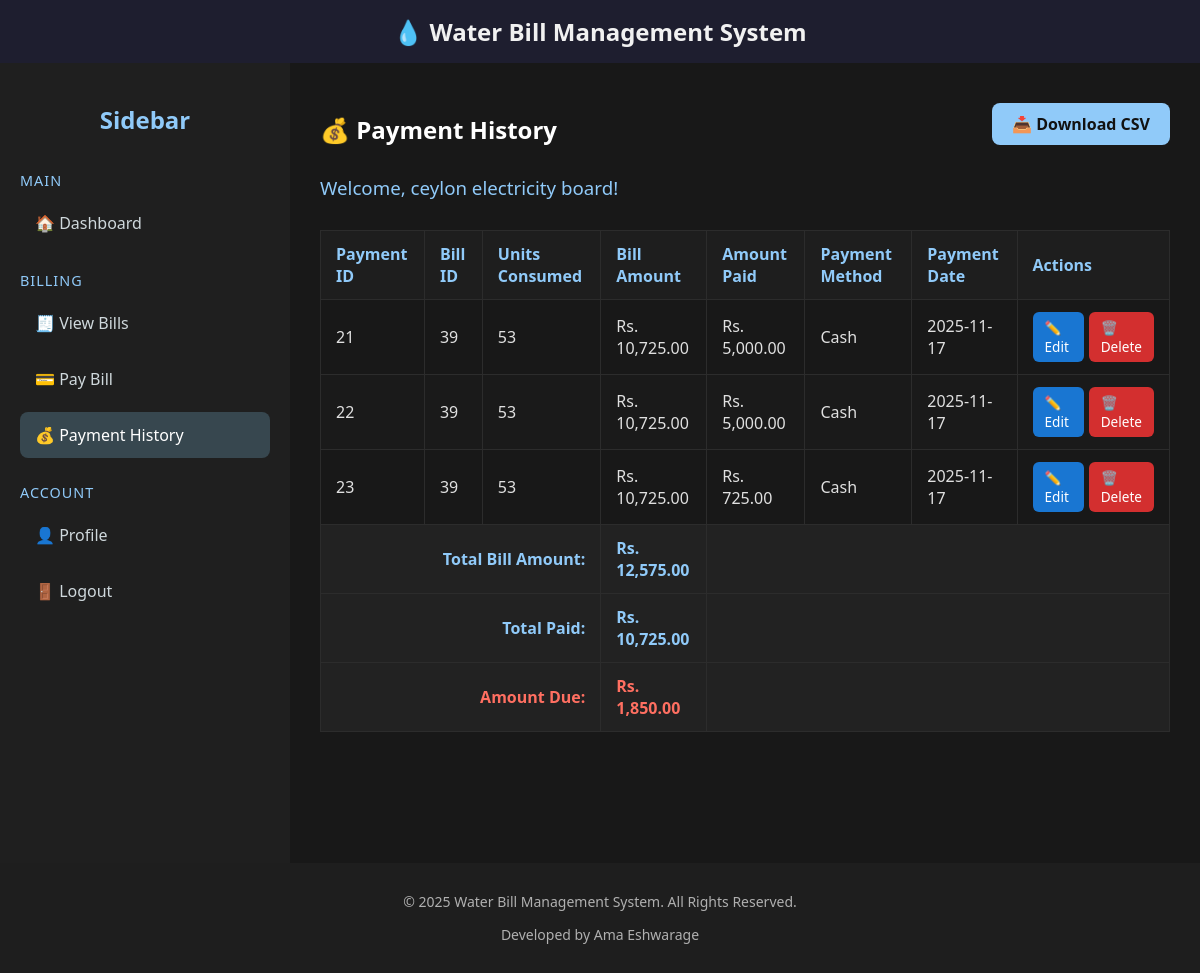
Page /payment_history.php (signed in) on the committed database.
### tables this page shows
CREATE TABLE `payments` (
  `payment_id` int(11) NOT NULL,
  `bill_id` int(11) NOT NULL,
  `customer_id` int(11) NOT NULL,
  `amount` decimal(10,2) NOT NULL,
  `method` enum('cash','card','online') DEFAULT 'cash',
  `payment_date` date NOT NULL,
  `created_at` timestamp NOT NULL DEFAULT current_timestamp()
);

CREATE TABLE `bills` (
  `id` int(11) NOT NULL,
  `customer_id` int(11) NOT NULL,
  `meter_reading_id` int(11) NOT NULL,
  `bill_date` date NOT NULL,
  `due_date` date NOT NULL,
  `amount` decimal(10,2) NOT NULL,
  `units_consumed` int(11) NOT NULL DEFAULT 0,
  `status` enum('paid','unpaid') DEFAULT 'unpaid',
  `created_at` timestamp NOT NULL DEFAULT current_timestamp()
);

### functions.php (called while the page is built, shortened)
<?php
function formatCurrency($amount) {
    return "Rs. " . number_format($amount, 2);
}
?>

### payment_history.php (the view, shortened to what this page needs)
<?php
require_once("../config.php");
$customer_id = $_SESSION['user_id'];
require_once("../includes/header.php");
require_once("../includes/functions.php");
$nameSql = "SELECT name FROM customer WHERE customer_id=?";
$stmtName = $conn->prepare($nameSql);
$stmtName->bind_param("i", $customer_id);
$stmtName->execute();
$stmtName->bind_result($customerName);
$customerName = $customerName ?? "Customer";
$sql = "SELECT p.*, b.units_consumed, b.amount AS bill_amount
        FROM payments p
        JOIN bills b ON p.bill_id = b.id
        WHERE p.customer_id=?
        ORDER BY p.payment_date DESC";
$stmt = $conn->prepare($sql);
$stmt->bind_param("i", $customer_id);
$stmt->execute();
$result = $stmt->get_result();
$totalSql = "SELECT COALESCE(SUM(amount), 0) as total_bills FROM bills WHERE customer_id=?";
$totalStmt = $conn->prepare($totalSql);
$totalStmt->bind_param("i", $customer_id);
$totalStmt->execute();
$totalStmt->bind_result($totalBills);
$paidSql = "SELECT COALESCE(SUM(amount), 0) as total_paid FROM payments WHERE customer_id=?";
$paidStmt = $conn->prepare($paidSql);
$paidStmt->bind_param("i", $customer_id);
$paidStmt->execute();
$paidStmt->bind_result($totalPaid);
?>
<div class="dashboard-wrapper">
    <div class="sidebar">
        <h2>Sidebar</h2>
        <div class="section-title">Main</div>
        <a href="dashboard.php">🏠 Dashboard</a>
        <div class="section-title">Billing</div>
        <a href="view_bills.php">🧾 View Bills</a>
        <a href="pay_bill.php">💳 Pay Bill</a>
        <a href="payment_history.php" class="active">💰 Payment History</a>
        <div class="section-title">Account</div>
        <a href="profile.php">👤 Profile</a>
        <a href="../auth/logout.php">🚪 Logout</a>
    </div>
    <div class="main-content">
        <div class="page-header">
            <h2>💰 Payment History</h2>
            <?php if ($result->num_rows > 0): ?>
                <a href="?download=csv" class="download-btn">
                    📥 Download CSV
                </a>
            <?php endif; ?>
        </div>
        <h3 class="welcome">Welcome, <?php echo htmlspecialchars($customerName); ?>!</h3>
        <div class="container">
            <?php if ($result->num_rows > 0): ?>
                <table>
                    <thead>
                        <tr>
                            <th>Payment ID</th>
                            <th>Bill ID</th>
                            <th>Units Consumed</th>
                            <th>Bill Amount</th>
                            <th>Amount Paid</th>
                            <th>Payment Method</th>
                            <th>Payment Date</th>
                            <th>Actions</th>
                        </tr>
                    </thead>
                    <tbody>
                        <?php while ($payment = $result->fetch_assoc()): ?>
                            <tr>
                                <td><?php echo $payment['payment_id']; ?></td>
                                <td><?php echo $payment['bill_id']; ?></td>
                                <td><?php echo $payment['units_consumed']; ?></td>
                                <td><?php echo formatCurrency($payment['bill_amount']); ?></td>
                                <td><?php echo formatCurrency($payment['amount']); ?></td>
                                <td><?php echo ucfirst($payment['method']); ?></td>
                                <td><?php echo $payment['payment_date']; ?></td>
                                <td>
                                    <div class="action-btns">
                                        <a href="edit_payment.php?payment_id=<?php echo $payment['payment_id']; ?>"
                                           class="btn-action btn-edit">
                                            ✏️ Edit
                                        </a>
                                        <a href="?delete=1&payment_id=<?php echo $payment['payment_id']; ?>"
                                           class="btn-action btn-delete"
                                           onclick="return confirm('Are you sure you want to delete this payment?');">
                                            🗑️ Delete
                                        </a>
                                    </div>
                                </td>
                            </tr>
                        <?php endwhile; ?>
                    </tbody>
                    <tfoot>
                        <tr>
                            <th colspan="3" style="text-align:right;">Total Bill Amount:</th>
                            <th><?php echo formatCurrency($totalBills); ?></th>
                            <th colspan="4"></th>
                        </tr>
                        <tr>
                            <th colspan="3" style="text-align:right;">Total Paid:</th>
                            <th><?php echo formatCurrency($totalPaid); ?></th>
                            <th colspan="4"></th>
                        </tr>
                        <tr>
                            <th colspan="3" style="text-align:right; color:#ff6f61;">Amount Due:</th>
                            <th style="color:#ff6f61;">
                                <?php
                                $due = $totalBills - $totalPaid;
                                echo formatCurrency($due);
                                ?>
                            </th>
                            <th colspan="4"></th>
                        </tr>
                    </tfoot>
                </table>
            <?php else: ?>
                <p>⚠ You have not made any payments yet.</p>
            <?php endif; ?>
        </div>
    </div>
</div>
<?php
require_once("../includes/footer.php");
?>

### style.css (style rules this page uses)
body { font-family: Arial, sans-serif; margin: 0; padding: 0; background-color: #173450; color: #E0E0E0; }

### payment_history.php (style rules this page uses)
body { margin: 0; font-family: 'Segoe UI', Tahoma, Geneva, Verdana, sans-serif; background-color: #121212; color: #e0e0e0; }
.dashboard-wrapper { display: flex; min-height: 100vh; }
.sidebar { width: 250px; background-color: #1f1f1f; display: flex; flex-direction: column; padding: 20px; }
.sidebar h2 { color: #90caf9; margin-bottom: 20px; font-size: 1.5em; text-align: center; }
.sidebar .section-title { margin: 15px 0 10px; font-size: 0.9em; color: #90caf9; text-transform: uppercase; letter-spacing: 1px; }
.sidebar a { color: #cfd8dc; text-decoration: none; padding: 12px 15px; border-radius: 8px; margin-bottom: 10px; display: flex; align-items: center; gap: 10px; transition: background 0.3s, color 0.3s; }
.sidebar a:hover, .sidebar a.active { background-color: #37474f; color: #fff; }
.main-content { flex: 1; padding: 30px; background-color: #181818; }
h2 { color: #ffffff; margin-bottom: 10px; }
h3.welcome { color: #90caf9; margin-bottom: 30px; font-weight: 400; }
.page-header { display: flex; justify-content: space-between; align-items: center; margin-bottom: 10px; flex-wrap: wrap; gap: 15px; }
.download-btn { background-color: #90caf9; color: #121212; padding: 10px 20px; border: none; border-radius: 8px; cursor: pointer; font-size: 1em; font-weight: 600; text-decoration: none; display: inline-flex; align-items: center; gap: 8px; transition: background 0.3s, transform 0.2s; }
.container { overflow-x: auto; }
table { width: 100%; border-collapse: collapse; margin-bottom: 20px; }
th, td { padding: 12px 15px; border: 1px solid #2c2c2c; text-align: left; }
th { background-color: #1e1e1e; color: #90caf9; }
tr:nth-child(even) { background-color: #1a1a1a; }
tfoot th { background-color: #222; font-weight: bold; }
.action-btns { display: flex; gap: 5px; }
.btn-action { padding: 6px 12px; border-radius: 6px; text-decoration: none; font-size: 0.85em; display: inline-flex; align-items: center; gap: 5px; transition: all 0.3s; }
.btn-edit { background-color: #1976d2; color: #fff; }
.btn-delete { background-color: #d32f2f; color: #fff; }

### rows in the picture
payments: payment_id "21", bill "39", bill.units_consumed "53", bill.amount "Rs. 10,725.00", amount "Rs. 5,000.00", method "Cash", payment_date "2025-11-17"
payments: payment_id "22", bill "39", bill.units_consumed "53", bill.amount "Rs. 10,725.00", amount "Rs. 5,000.00", method "Cash", payment_date "2025-11-17"
payments: payment_id "23", bill "39", bill.units_consumed "53", bill.amount "Rs. 10,725.00", amount "Rs. 725.00", method "Cash", payment_date "2025-11-17"

### other values in the picture
$customerName "ceylon electricity board"
formatCurrency($totalBills) "Rs. 12,575.00"
formatCurrency($totalPaid) "Rs. 10,725.00"
formatCurrency($due) "Rs. 1,850.00"
